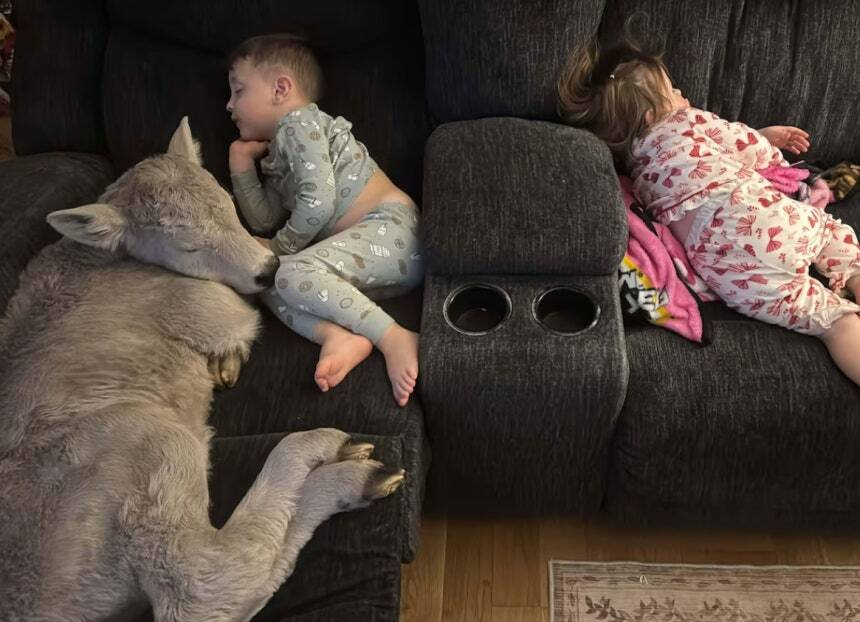
#> input picture backend/temp/img_17788ac7_1.jpg, 860 x 622 px
$ python -i video_generator.py   (imports and definitions only)
#> lines starting #> are read from the running program, lines starting #| are printed output that depends on the picture
from __future__ import annotations

import os
import uuid
from typing import List, Optional
from PIL import Image as PILImage, ImageDraw, ImageFont
from moviepy.editor import (
    ImageClip,
    CompositeVideoClip,
    concatenate_videoclips,
)
from datetime import datetime

W, H = 1080, 1920
DURATION = 20  # 20초
FPS = 24

def _fit_and_crop_image(img_path: str) -> str:
    """
    이미지를 9:16 비율로 크롭하고 리사이즈
    """
#> called with img_path = '../temp/img_17788ac7_1.jpg'
    img = PILImage.open(img_path).convert('RGB')
#> img is the input picture: PIL image 860x622 RGB; mean R, G, B 79.1, 66.8, 59.2

    target_ratio = W / H  # 9:16
    img_ratio = img.width / img.height
#> img_ratio = 1.38

    if img_ratio > target_ratio:
        # 이미지가 더 넓음 - 좌우를 자름
        new_width = int(img.height * target_ratio)
#> new_width = 349
        left = (img.width - new_width) // 2
#> left = 255
        img = img.crop((left, 0, left + new_width, img.height))
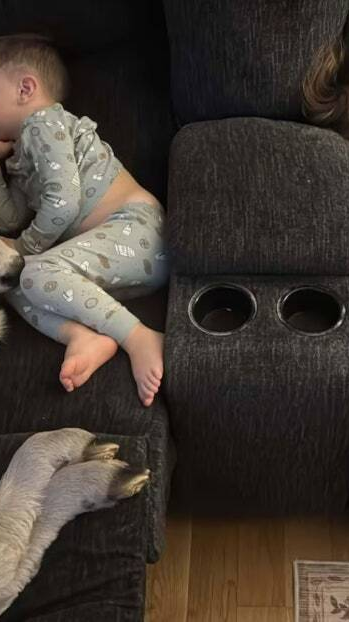
#> img: PIL image 349x622 RGB; mean R, G, B 65.8, 57.1, 49.9
    else:
        # 이미지가 더 높음 - 위아래를 자름
        new_height = int(img.width / target_ratio)
        top = (img.height - new_height) // 2
        img = img.crop((0, top, img.width, top + new_height))

    # 리사이즈
    img = img.resize((W, H), PILImage.Resampling.LANCZOS)
#> img: PIL image 1080x1920 RGB

    # 임시 파일로 저장
    temp_path = img_path.replace('.', '_cropped.')
    img.save(temp_path, quality=95)
    return temp_path


# [391 lines left out: functions _create_text_overlay, build_short_video, generate_video, generate_video_with_voice, not called in this run]

>>> result = _fit_and_crop_image('../temp/img_17788ac7_1.jpg')

$ run again, on backend/temp/img_1c4ecf47_0.jpg
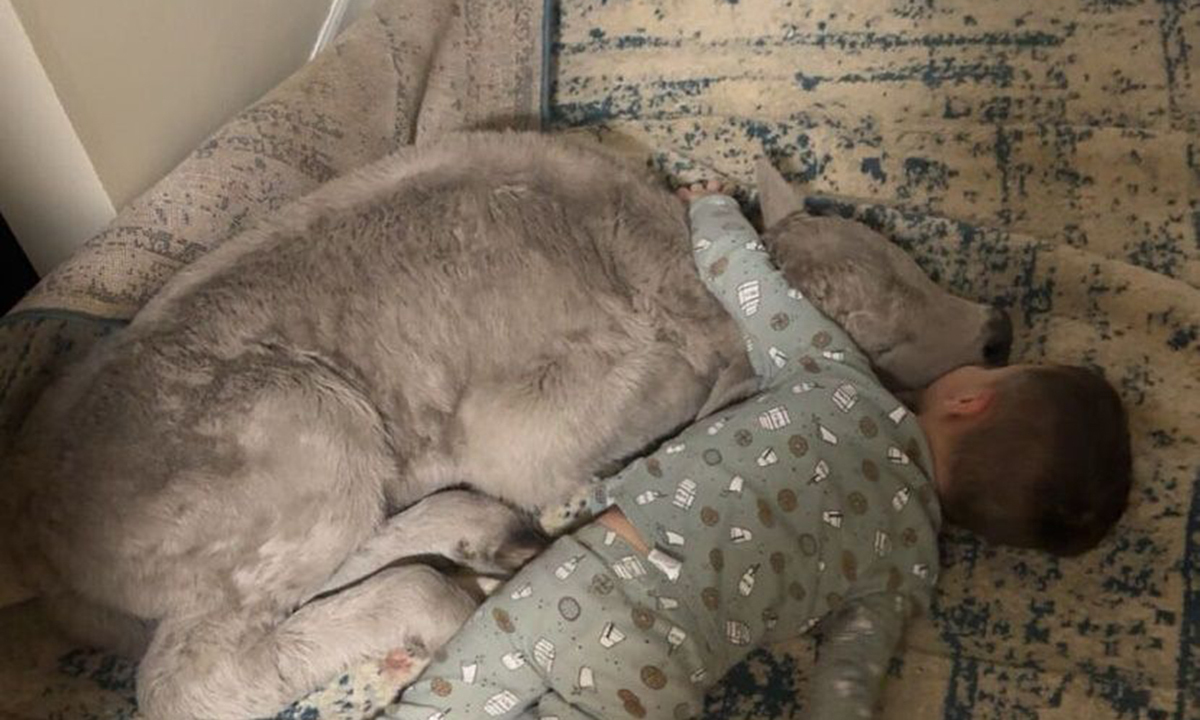
#> input picture backend/temp/img_1c4ecf47_0.jpg, 1200 x 720 px
#> in _fit_and_crop_image, img is the input picture: PIL image 1200x720 RGB; mean R, G, B 118.6, 105.5, 90.3
#> in _fit_and_crop_image, `img = img.crop((left, 0, left + new_width, img.height))`:
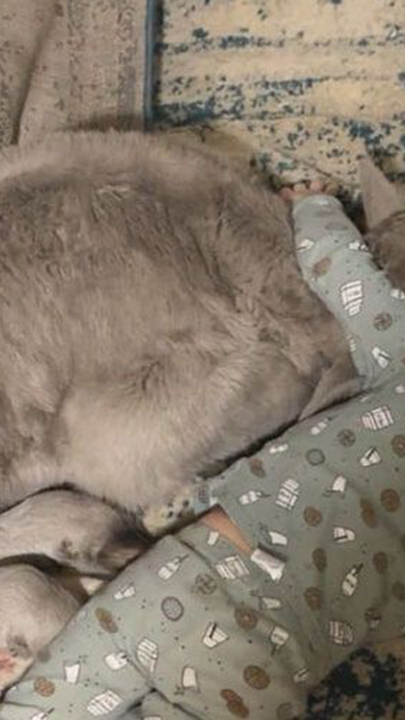
#> img: PIL image 405x720 RGB; mean R, G, B 136.8, 124.7, 110.3
